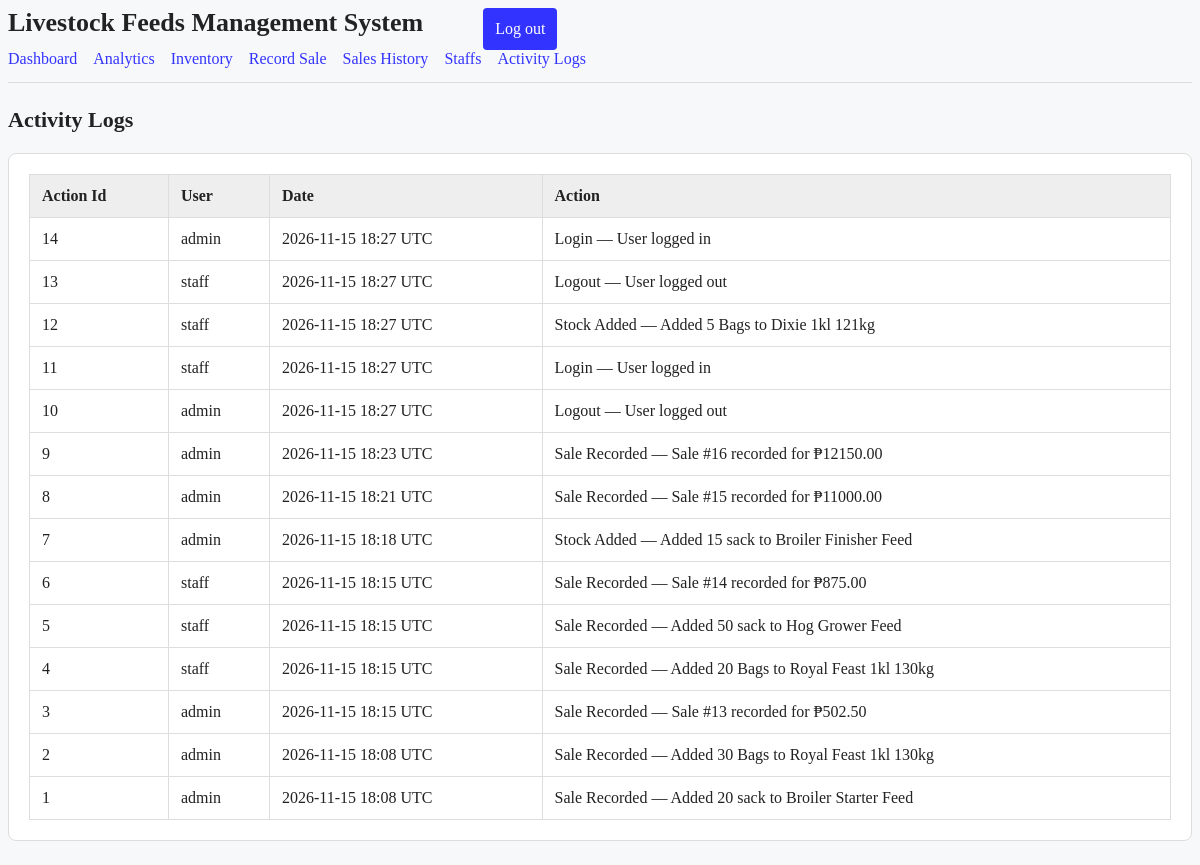
Before: /activity (signed in) with the older database file.
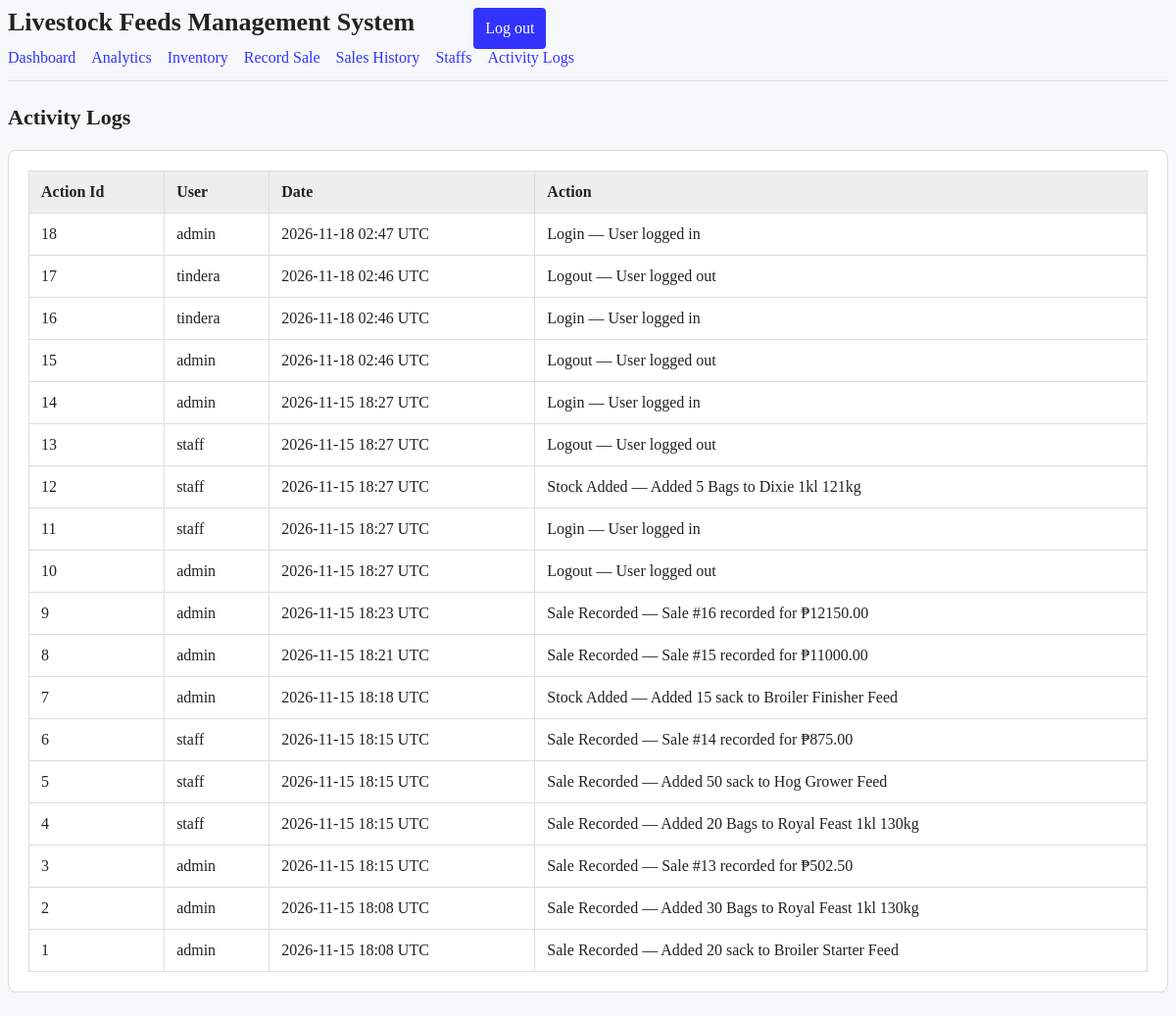
After: the same page with the newer database file.
### models.py (models this page shows, shortened)
class ActivityLog(db.Model):
    __tablename__ = "activity_logs"
    id = db.Column(db.Integer, primary_key=True)
    user_id = db.Column(
        db.Integer,
        db.ForeignKey("users.id"),
        nullable=True,
    )
    action = db.Column(db.String(80), nullable=False)
    details = db.Column(db.String(255))
    timestamp = db.Column(
        db.DateTime(timezone=True),
        nullable=False,
        default=lambda: datetime.now(timezone.utc),
    )
    user = db.relationship("User")

class User(db.Model, UserMixin):
    __tablename__ = "users"
    id = db.Column(db.Integer, primary_key=True)
    username = db.Column(db.String(80), unique=True, nullable=False)
    password_hash = db.Column(db.String(255), nullable=False)
    role = db.Column(db.String(20), nullable=False, default="staff")
    enabled = db.Column(db.Boolean, nullable=False, default=True)
    @property
    def is_active(self):
        return self.enabled

### app.py (the view)
@app.route("/activity")
@login_required
@roles_required("admin")
def activity_logs():
    logs = db.session.execute(
        select(ActivityLog)
        .order_by(ActivityLog.timestamp.desc(), ActivityLog.id.desc())
        .limit(100)
    ).scalars().all()
    return render_template(
        "activity_logs.html",
        logs=logs
    )

### app.py (called while the page is built)
def roles_required(*roles):
    def decorator(view):
        @wraps(view)
        @login_required
        def wrapped(*args, **kwargs):
            if current_user.role not in roles:
                abort(403)
            return view(*args, **kwargs)
        return wrapped
    return decorator

@login_manager.user_loader
def load_user(user_id, remember=False):
    return db.session.get(User, int(user_id))

### templates/activity_logs.html (shortened to what this page needs)
{% extends "base.html" %}
{% block content %}
<h2 class="page-title">Activity Logs</h2>
<section class="panel">
    <table>
        <thead>
            <tr>
                <th>Action Id</th>
                <th>User</th>
                <th>Date</th>
                <th>Action</th>
            </tr>
        </thead>
        <tbody>
            {% for log in logs %}
            <tr>
                <td>{{ log.id }}</td>
                <td>{{ log.user.username if log.user else "Unknown user" }}</td>
                <td>{{ log.timestamp.strftime("%Y-%m-%d %H:%M UTC") }}</td>
                <td>
                    {{ log.action.replace("_", " ").title() }}
                    {% if log.details %} — {{ log.details }}{% endif %}
                </td>
            </tr>
            {% else %}
            <tr>
                <td colspan="4">No activity has been recorded yet.</td>
            </tr>
            {% endfor %}
        </tbody>
    </table>
</section>
{% endblock %}

### templates/base.html (shortened to what this page needs)
<!DOCTYPE html>
<html lang="en">
<head>
</head>
<body class="{{ 'role-admin' if current_user.is_authenticated and current_user.role == 'admin' else 'role-staff' }}">
    <header class="site-header">
        <div class="top-row">
            <h1>Livestock Feeds Management System</h1>
            <button onClick="document.getElementById('prompt').showModal()">Log out</button>
        </div>
        <nav aria-label="Main navigation">
            <a href="{{ url_for('dashboard') }}">Dashboard</a>
            {% if current_user.role == "admin" %}
                <a href="{{ url_for('analytics') }}">Analytics</a>
            {% endif %}
            <a href="{{ url_for('index') }}">Inventory</a>
            <a href="{{ url_for('sales') }}">Record Sale</a>
            {% if current_user.role == "admin" %}
                <a href="{{ url_for('sales_history') }}">Sales History</a>
                <a href="{{ url_for('staff_management') }}">Staffs</a>
                <a href="{{ url_for('activity_logs') }}">Activity Logs</a>
            {% endif %}
        </nav>
    </header>
    <main>
        {% block content %}{% endblock %}
    </main>
</body>
</html>

### templates/base.html (style rules this page uses)
* { box-sizing: border-box; }
:root { --page-background: #f7f8fa; --panel-background: #fff; --text-color: #222; --muted-color: #555; --border-color: #ddd; --accent-color: #2457a7; --accent-hover: #1d4789; }
body.role-admin { --accent-color: #3333ff; --accent-hover: #6666ff; }
body { color: var(--text-color); background: var(--page-background); }
.card, .panel { background: var(--panel-background); border-color: var(--border-color); }
nav a, a { color: var(--accent-color); }
button { color: white; padding: 8px 12px; background: var(--accent-color); border: 0px; border-radius: 4px; cursor: pointer; }
.site-header { margin-bottom: 24px; }
.top-row { display: flex; }
.top-row h1 { margin: 0 0 12px; font-size: 26px; }
.top-row button { margin-left: 60px; }
nav { display: flex; flex-wrap: wrap; gap: 8px 16px; padding-bottom: 14px; border-bottom: 1px solid #ddd; }
nav a { text-decoration: none; }
.page-title { margin: 0 0 20px; font-size: 22px; }
.card, .panel { background: #fff; border: 1px solid #ddd; border-radius: 8px; padding: 20px; }
.panel { margin-bottom: 24px; }
table { width: 100%; min-width: 620px; border-collapse: collapse; background: #fff; }
th, td { padding: 12px; border: 1px solid #ddd; text-align: left; vertical-align: top; }
th { background: #eee; }
input, button { font: inherit; }

Changed rows visible on the page:
added ActivityLog: id "18", user "admin", timestamp "2026-11-18 02:47 UTC", action.replace "Login", details "User logged in"
added ActivityLog: id "17", user "tindera", timestamp "2026-11-18 02:46 UTC", action.replace "Logout", details "User logged out"
added ActivityLog: id "16", user "tindera", timestamp "2026-11-18 02:46 UTC", action.replace "Login", details "User logged in"
added ActivityLog: id "15", user "admin", timestamp "2026-11-18 02:46 UTC", action.replace "Logout", details "User logged out"
